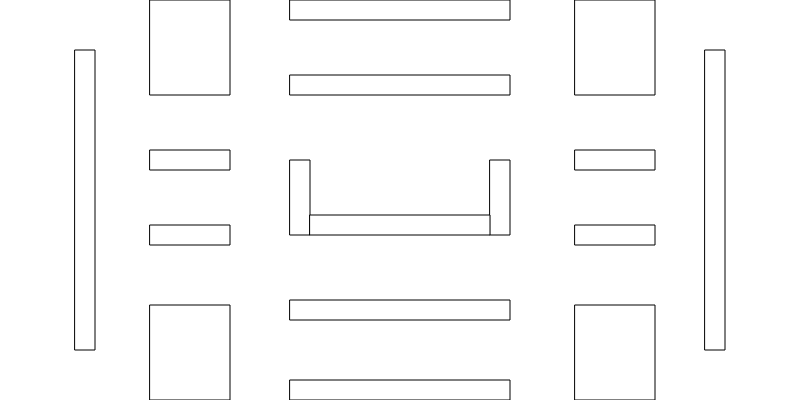
Frame 1 (no input)
Frame 60 (no input): identical to frame 1, image omitted
Frame 120 (the mouse pressed at the canvas centre since frame 60): identical to frame 1, image omitted

The p5.js sketch that drew this single still picture (run headless with seeded random() and noise() and a simulated clock; from frame 60 on, the mouse is pressed at the canvas centre):

// p5.js sketch
// ── sketch.js
// Interactive Scene - Pacman
// Jessica
// Date
//
// Extra for Experts:
// - describe what you did to take this project "above and beyond"

function setup() {
  createCanvas(800, 400);
}

function draw() {
  background("white");
  //line(400, 0, 400, 400);
  //line(0, 200, 800, 200);
  drawMaze();
}

function drawMaze(){
  rect(290, 160, 20, 75); //ghost box middle
  rect(490, 160, 20, 75);
  rect(310, 215, 180, 20);
  rect(290, 75, 220, 20); //long bar top middle
  rect(290, 300, 220, 20); //long bar bottom middle
  rect(150, 150, 80, 20); //short bars on left
  rect(150, 225, 80, 20);
  rect(575, 150, 80, 20); //short bars on right
  rect(575, 225, 80, 20);
  rect(75, 50, 20, 300); //long bar on left
  rect(705, 50, 20, 300); //long bar on right
  rect(150, 0, 80, 95); //boxes on left
  rect(150, 305, 80, 95);
  rect(575, 0, 80, 95); //boxes on left
  rect(575, 305, 80, 95);
  rect(290, 0, 220, 20); //boxes middle top and bottom
  rect(290, 380, 220, 20);
}
